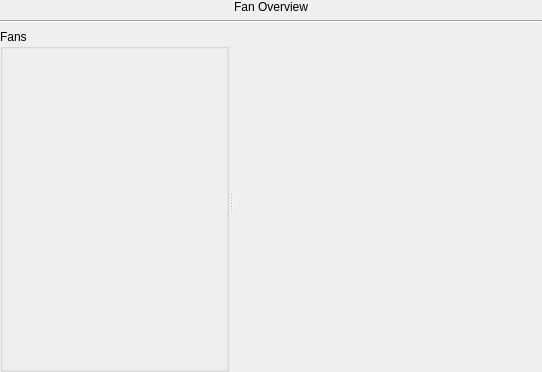
<?xml version="1.0" encoding="UTF-8"?>
<ui version="4.0">
 <class>WidgetFanContainerForm</class>
 <widget class="QWidget" name="WidgetFanContainerForm">
  <property name="geometry">
   <rect>
    <x>0</x>
    <y>0</y>
    <width>542</width>
    <height>372</height>
   </rect>
  </property>
  <property name="windowTitle">
   <string>Form</string>
  </property>
  <layout class="QGridLayout" name="gridLayout_2">
   <property name="leftMargin">
    <number>0</number>
   </property>
   <property name="topMargin">
    <number>0</number>
   </property>
   <property name="rightMargin">
    <number>0</number>
   </property>
   <property name="bottomMargin">
    <number>0</number>
   </property>
   <item row="1" column="0">
    <widget class="Line" name="line">
     <property name="orientation">
      <enum>Qt::Horizontal</enum>
     </property>
    </widget>
   </item>
   <item row="0" column="0">
    <widget class="QLabel" name="label">
     <property name="text">
      <string>Fan Overview</string>
     </property>
     <property name="alignment">
      <set>Qt::AlignCenter</set>
     </property>
    </widget>
   </item>
   <item row="2" column="0">
    <widget class="QSplitter" name="splitter">
     <property name="sizePolicy">
      <sizepolicy hsizetype="Expanding" vsizetype="Preferred">
       <horstretch>0</horstretch>
       <verstretch>2</verstretch>
      </sizepolicy>
     </property>
     <property name="orientation">
      <enum>Qt::Horizontal</enum>
     </property>
     <widget class="QGroupBox" name="groupBox">
      <property name="title">
       <string>Fans</string>
      </property>
      <layout class="QGridLayout" name="gridLayout">
       <property name="leftMargin">
        <number>0</number>
       </property>
       <property name="topMargin">
        <number>0</number>
       </property>
       <property name="rightMargin">
        <number>0</number>
       </property>
       <property name="bottomMargin">
        <number>0</number>
       </property>
       <item row="0" column="0">
        <widget class="QScrollArea" name="scrollArea">
         <property name="frameShape">
          <enum>QFrame::NoFrame</enum>
         </property>
         <property name="widgetResizable">
          <bool>true</bool>
         </property>
         <widget class="QWidget" name="scrollAreaWidgetContents">
          <property name="geometry">
           <rect>
            <x>0</x>
            <y>0</y>
            <width>233</width>
            <height>309</height>
           </rect>
          </property>
         </widget>
        </widget>
       </item>
      </layout>
     </widget>
     <widget class="QWidget" name="wChart" native="true"/>
    </widget>
   </item>
  </layout>
 </widget>
 <resources/>
 <connections/>
</ui>
